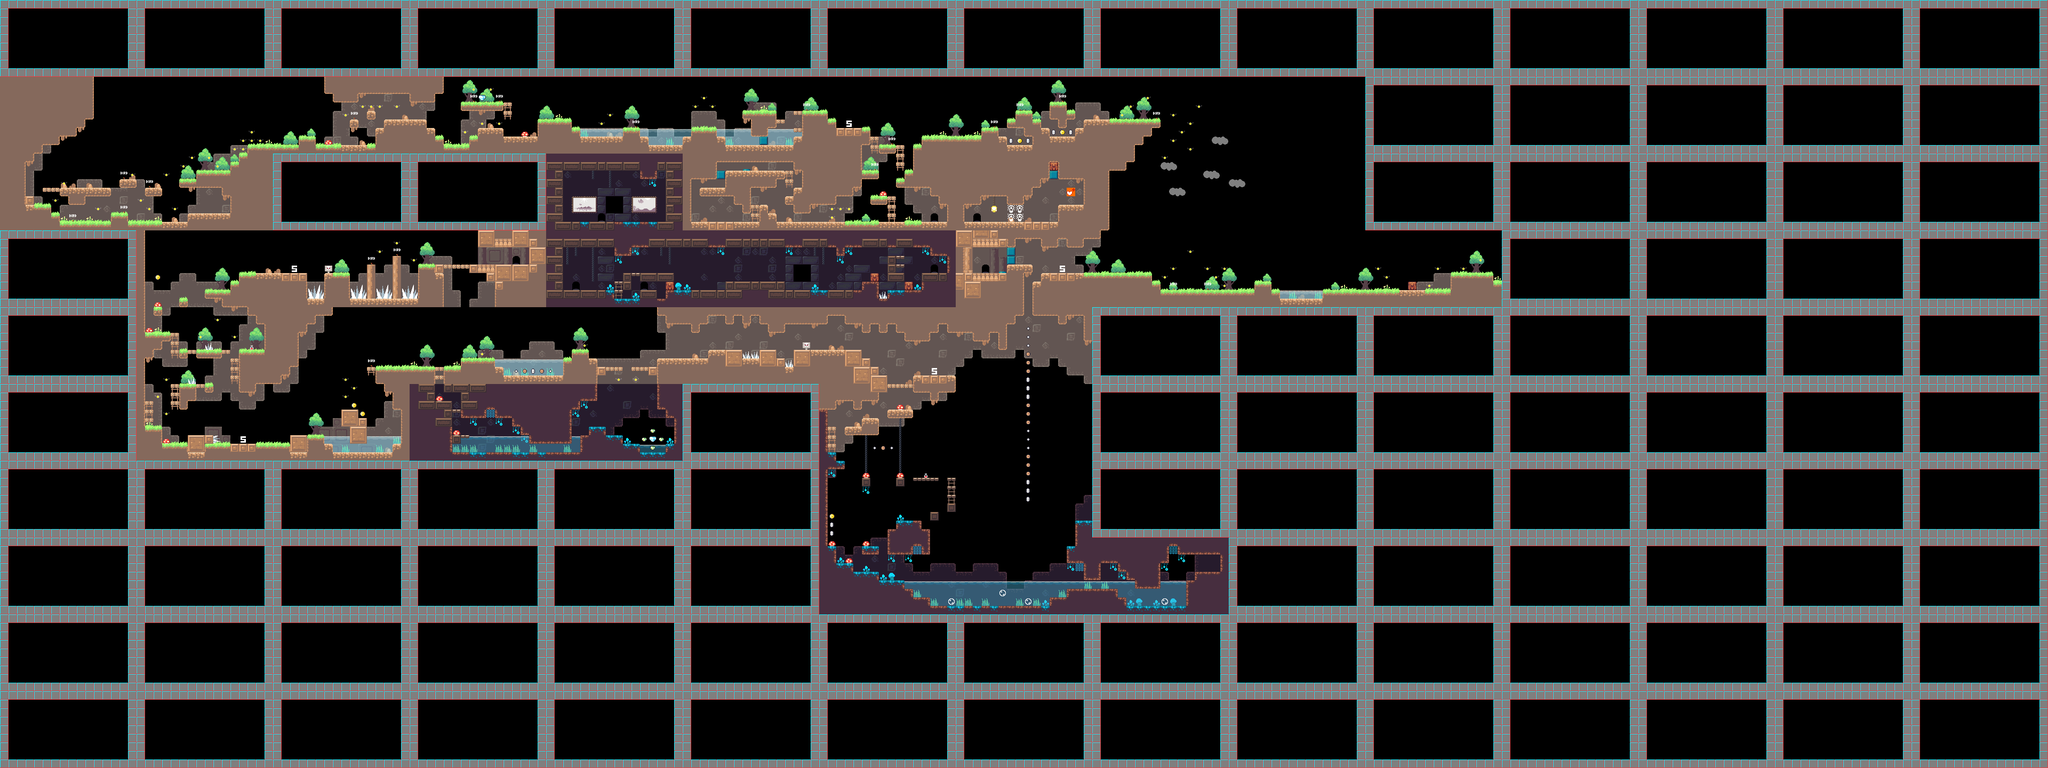

Rendered tile map (Tiled .tmx) drawn with the repository's tilesets; below, a short description and the map source with its tile grids summarised:
An orthogonal 240x90 tile map with 16x16 px tiles, 4 tile layers (BG2, BG, WATER, FG) and 36 objects (13x room, 8x door, 7x npc, 2x coinStatue, 2x chest, ...).

<map version="1.2" tiledversion="1.2.4" orientation="orthogonal" renderorder="right-down" width="240" height="90" tilewidth="16" tileheight="16" infinite="0" nextlayerid="125" nextobjectid="1463">
 <tileset firstgid="1" name="tiles" tilewidth="16" tileheight="16" tilecount="2048" columns="64">
  <image source="tiles.png" width="1024" height="512" />
 </tileset>
 <layer id="121" name="BG2" width="240" height="90">
  <data>[21600 cells, 2868 non-empty, 31 distinct tile ids]</data>
 </layer>
 <layer id="122" name="BG" width="240" height="90">
  <data>[21600 cells, 559 non-empty, 42 distinct tile ids]</data>
 </layer>
 <layer id="123" name="WATER" width="240" height="90" opacity="0.69">
  <data>[21600 cells, 313 non-empty, 4 distinct tile ids]</data>
 </layer>
 <layer id="124" name="FG" width="240" height="90">
  <data>[21600 cells, 7426 non-empty, 78 distinct tile ids]</data>
 </layer>
 <objectgroup id="119" name="ROOM">
  <object id="1427" type="room" x="1792" y="288" width="256" height="144">
   <properties>
    <property name="bg" type="int" value="0" />
    <property name="dark" type="bool" value="true" />
   </properties>
  </object>
  <object id="1428" type="room" x="0" y="144" width="512" height="288">
   <properties>
    <property name="bg" type="int" value="0" />
   </properties>
  </object>
  <object id="1429" type="room" x="1024" y="144" width="512" height="144">
   <properties>
    <property name="bg" type="int" value="0" />
   </properties>
  </object>
  <object id="1430" type="room" x="1536" y="144" width="256" height="288">
   <properties>
    <property name="bg" type="int" value="0" />
   </properties>
  </object>
  <object id="1432" type="room" x="2048" y="144" width="512" height="432">
   <properties>
    <property name="bg" type="int" value="0" />
   </properties>
  </object>
  <object id="1442" type="room" x="1536" y="576" width="512" height="576">
   <properties>
    <property name="bg" type="int" value="1" />
   </properties>
  </object>
  <object id="1444" type="room" x="1024" y="720" width="256" height="144">
   <properties>
    <property name="bg" type="int" value="1" />
   </properties>
  </object>
  <object id="1445" type="room" x="768" y="576" width="512" height="144">
   <properties>
    <property name="bg" type="int" value="0" />
   </properties>
  </object>
  <object id="1446" type="room" x="768" y="720" width="256" height="144">
   <properties>
    <property name="bg" type="int" value="1" />
   </properties>
  </object>
  <object id="1447" type="room" x="256" y="432" width="256" height="432">
   <properties>
    <property name="bg" type="int" value="0" />
   </properties>
  </object>
  <object id="1448" type="room" x="512" y="576" width="256" height="288">
   <properties>
    <property name="bg" type="int" value="0" />
   </properties>
  </object>
  <object id="1450" type="room" x="1024" y="432" width="768" height="144">
   <properties>
    <property name="bg" type="int" value="0" />
   </properties>
  </object>
  <object id="1451" type="room" x="512" y="432" width="512" height="144">
   <properties>
    <property name="bg" type="int" value="0" />
   </properties>
  </object>
 </objectgroup>
 <objectgroup id="120" name="OBJ">
  <object id="1420" name="Player" type="player" x="384" y="384" width="16" height="16">
   <properties>
    <property name="direction" type="int" value="-1" />
   </properties>
  </object>
  <object id="1423" type="coinStatue" x="1312" y="224" width="16" height="16">
   <properties>
    <property name="amount" type="int" value="100" />
   </properties>
  </object>
  <object id="1426" type="storyTrigger" x="2000" y="352" width="16" height="16">
   <properties>
    <property name="setCondition" value="surviveFirstDeepFall" />
   </properties>
  </object>
  <object id="1431" type="npc" x="2128" y="208" width="16" height="16">
   <properties>
    <property name="disappearCondition" value="offIsland,surviveFirstDeepFall" />
    <property name="npcType" type="int" value="1" />
    <property name="text" value="You're not going to survive that jump just like that. But there is a ~cave~ nearby. You'll find what you need there." />
   </properties>
  </object>
  <object id="1433" type="door" x="1744" y="400" width="16" height="16">
   <properties>
    <property name="tx" type="int" value="5" />
    <property name="ty" type="int" value="0" />
   </properties>
  </object>
  <object id="1434" type="door" x="1824" y="400" width="16" height="16">
   <properties>
    <property name="tx" type="int" value="-5" />
    <property name="ty" type="int" value="0" />
   </properties>
  </object>
  <object id="1435" type="coinStatue" x="1936" y="400" width="16" height="16">
   <properties>
    <property name="amount" type="int" value="200" />
   </properties>
  </object>
  <object id="1437" type="npc" x="176" y="336" width="16" height="16">
   <properties>
    <property name="disappearCondition" value="offIsland,000" />
    <property name="npcType" type="int" value="1" />
    <property name="setCondition" value="000" />
    <property name="text">So, you have awakened.
You can't remember anything, do you?
|Don't worry. From here on out, I will guide you. Find me wherever you can.</property>
   </properties>
  </object>
  <object id="1438" type="chest" x="1344" y="400" width="16" height="16">
   <properties>
    <property name="value" type="float" value="250" />
   </properties>
  </object>
  <object id="1439" type="npc" x="2224" y="528" width="16" height="16">
   <properties>
    <property name="centerText" type="bool" value="true" />
    <property name="npcType" type="int" value="0" />
    <property name="text">#l Sanctuary
Cave of Trials #r</property>
   </properties>
  </object>
  <object id="1440" type="jumpDisabler" x="1920" y="560" width="16" height="16" />
  <object id="1443" type="chest" x="2256" y="1056" width="16" height="16">
   <properties>
    <property name="value" type="float" value="250" />
   </properties>
  </object>
  <object id="1449" type="npc" x="704" y="672" width="16" height="16">
   <properties>
    <property name="centerText" type="bool" value="false" />
    <property name="npcType" type="int" value="0" />
    <property name="text" value="Hold #d to look below." />
   </properties>
  </object>
  <object id="1452" type="door" x="1744" y="496" width="16" height="16">
   <properties>
    <property name="tx" type="int" value="6" />
    <property name="ty" type="int" value="0" />
   </properties>
  </object>
  <object id="1453" type="door" x="1840" y="496" width="16" height="16">
   <properties>
    <property name="tx" type="int" value="-6" />
    <property name="ty" type="int" value="0" />
   </properties>
  </object>
  <object id="1454" type="door" x="960" y="480" width="16" height="16">
   <properties>
    <property name="tx" type="int" value="7" />
    <property name="ty" type="int" value="3" />
   </properties>
  </object>
  <object id="1455" type="door" x="1072" y="528" width="16" height="16">
   <properties>
    <property name="tx" type="int" value="-7" />
    <property name="ty" type="int" value="-3" />
   </properties>
  </object>
  <object id="1456" name="Magic Gloves" type="item" x="1408" y="496" width="16" height="16">
   <properties>
    <property name="appearCondition" value="glovesDialog" />
    <property name="itemName" value="Magic Gloves" />
    <property name="itemType" type="int" value="0" />
    <property name="text">You found the ~Sacred Gloves~!
|An arcane power awakens in you, giving you strength.</property>
   </properties>
  </object>
  <object id="1458" type="npc" x="1088" y="400" width="16" height="16">
   <properties>
    <property name="centerText" type="bool" value="false" />
    <property name="npcType" type="int" value="0" />
    <property name="text" value="&quot;~Era of the golden sun~&quot;" />
   </properties>
  </object>
  </objectgroup>
</map>
<!-- 4 of 36 objects omitted -->